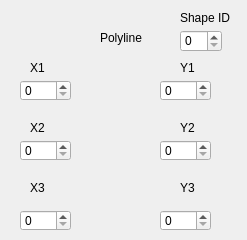
   <widget class="QWidget" name="stackedWidgetPage3">
    <widget class="QLabel" name="label_8">
     <property name="geometry">
      <rect>
       <x>100</x>
       <y>30</y>
       <width>58</width>
       <height>16</height>
      </rect>
     </property>
     <property name="text">
      <string>Polyline</string>
     </property>
    </widget>
    <widget class="QLabel" name="label_9">
     <property name="geometry">
      <rect>
       <x>30</x>
       <y>60</y>
       <width>58</width>
       <height>16</height>
      </rect>
     </property>
     <property name="text">
      <string>X1</string>
     </property>
    </widget>
    <widget class="QLabel" name="label_10">
     <property name="geometry">
      <rect>
       <x>180</x>
       <y>60</y>
       <width>58</width>
       <height>16</height>
      </rect>
     </property>
     <property name="text">
      <string>Y1</string>
     </property>
    </widget>
    <widget class="QLabel" name="label_11">
     <property name="geometry">
      <rect>
       <x>30</x>
       <y>120</y>
       <width>58</width>
       <height>16</height>
      </rect>
     </property>
     <property name="text">
      <string>X2</string>
     </property>
    </widget>
    <widget class="QLabel" name="label_12">
     <property name="geometry">
      <rect>
       <x>180</x>
       <y>120</y>
       <width>58</width>
       <height>16</height>
      </rect>
     </property>
     <property name="text">
      <string>Y2</string>
     </property>
    </widget>
    <widget class="QLabel" name="label_13">
     <property name="geometry">
      <rect>
       <x>30</x>
       <y>180</y>
       <width>58</width>
       <height>16</height>
      </rect>
     </property>
     <property name="text">
      <string>X3</string>
     </property>
    </widget>
    <widget class="QLabel" name="label_14">
     <property name="geometry">
      <rect>
       <x>180</x>
       <y>180</y>
       <width>58</width>
       <height>16</height>
      </rect>
     </property>
     <property name="text">
      <string>Y3</string>
     </property>
    </widget>
    <widget class="QLabel" name="label_60">
     <property name="geometry">
      <rect>
       <x>180</x>
       <y>10</y>
       <width>58</width>
       <height>16</height>
      </rect>
     </property>
     <property name="text">
      <string>Shape ID</string>
     </property>
    </widget>
    <widget class="QSpinBox" name="polyline_id">
     <property name="geometry">
      <rect>
       <x>180</x>
       <y>30</y>
       <width>42</width>
       <height>22</height>
      </rect>
     </property>
    </widget>
    <widget class="QSpinBox" name="polyline_x1">
     <property name="geometry">
      <rect>
       <x>20</x>
       <y>80</y>
       <width>51</width>
       <height>21</height>
      </rect>
     </property>
     <property name="maximum">
      <number>999</number>
     </property>
    </widget>
    <widget class="QSpinBox" name="polyline_y1">
     <property name="geometry">
      <rect>
       <x>160</x>
       <y>80</y>
       <width>51</width>
       <height>21</height>
      </rect>
     </property>
     <property name="maximum">
      <number>999</number>
     </property>
    </widget>
    <widget class="QSpinBox" name="polyline_x2">
     <property name="geometry">
      <rect>
       <x>20</x>
       <y>140</y>
       <width>51</width>
       <height>21</height>
      </rect>
     </property>
     <property name="maximum">
      <number>999</number>
     </property>
    </widget>
    <widget class="QSpinBox" name="polyline_y2">
     <property name="geometry">
      <rect>
       <x>160</x>
       <y>140</y>
       <width>51</width>
       <height>21</height>
      </rect>
     </property>
     <property name="maximum">
      <number>999</number>
     </property>
    </widget>
    <widget class="QSpinBox" name="polyline_x3">
     <property name="geometry">
      <rect>
       <x>20</x>
       <y>210</y>
       <width>51</width>
       <height>21</height>
      </rect>
     </property>
     <property name="maximum">
      <number>999</number>
     </property>
    </widget>
    <widget class="QSpinBox" name="polyline_y3">
     <property name="geometry">
      <rect>
       <x>160</x>
       <y>210</y>
       <width>51</width>
       <height>21</height>
      </rect>
     </property>
     <property name="maximum">
      <number>999</number>
     </property>
    </widget>
   </widget>
